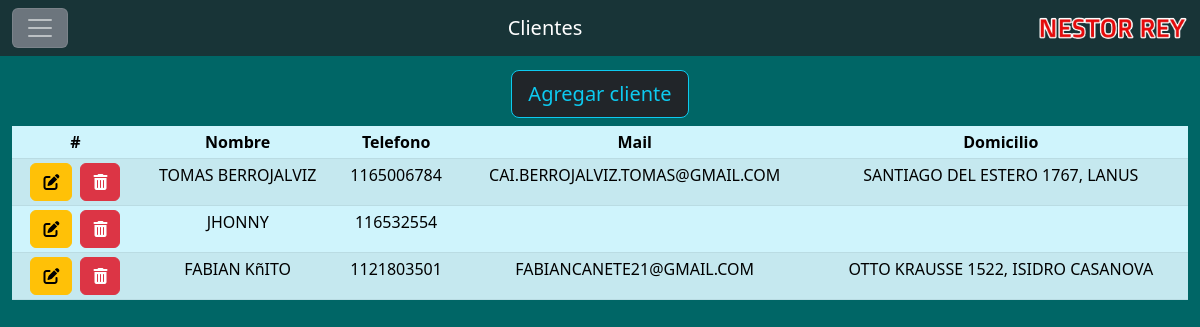
The page /index.php?pagina=clientes on the database as committed earlier.
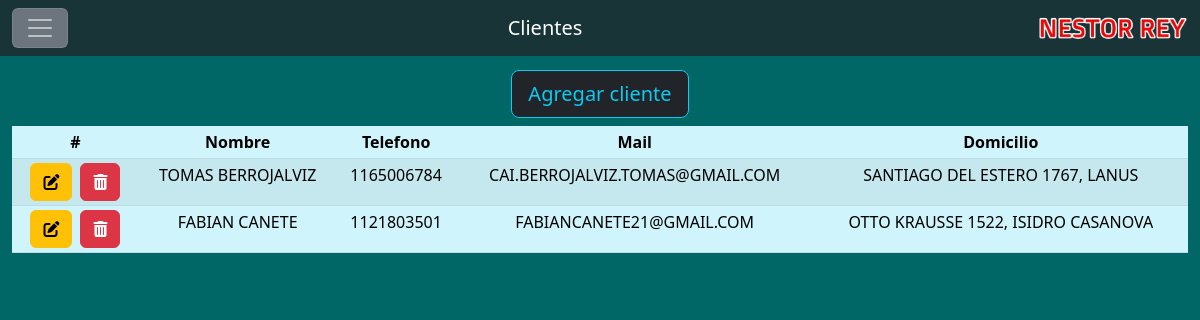
The same page on the database as committed later.
### tables this page shows
CREATE TABLE `clientes` (
  `id` int(11) NOT NULL,
  `nombre` text NOT NULL,
  `telefono` varchar(20) NOT NULL,
  `mail` text DEFAULT NULL,
  `domicilio` text DEFAULT NULL
);

### controlador/plantilla.controlador.php (called while the page is built)
<?php
class ControladorPlantilla {
    public function ctrlTraerPlantilla(){
        include "vista/plantilla.php";
    }
}
?>

### index.php (called while the page is built, shortened)
<?php
require_once "controlador/plantilla.controlador.php";
require_once "controlador/formularios.controlador.php";
require_once "modelo/formularios.modelo.php";
$plantilla = new ControladorPlantilla();
$plantilla->ctrlTraerPlantilla();
?>

### modelo/conexion.php (called while the page is built)
<?php
class Conexion{
    static public function conectar(){
        $link = new PDO("mysql:host=127.0.0.1;dbname=test",
                        "root",
                        "");
        $link->exec("set names utf8");
        return $link;
    }
}
?>

### modelo/formularios.modelo.php (called while the page is built, shortened)
<?php
require_once "conexion.php";
class ModeloFormularios {
    static public function mdlSeleccionarTabla($tabla){
        $stmt = Conexion::conectar()->prepare("SELECT * FROM $tabla");
        $stmt->execute();
        return $stmt->fetchAll();
    }
}
?>

### controlador/formularios.controlador.php (called while the page is built, shortened)
<?php
class ControladorFormularios {
    static public function ctrlSeleccionarTabla($tabla){
        $respuesta = ModeloFormularios::mdlSeleccionarTabla($tabla);
        return $respuesta;
    }
}
?>

### vista/plantilla.php (the view, shortened to what this page needs)
  <?php
    $clase_boton_lg = 'class="btn btn-dark btn-outline-info btn-lg"';
    if(isset($_GET["pagina"])):
        if($_GET["pagina"] == "menu"):
            $titulo = "Menu";
        elseif($_GET["pagina"] == "autos"):
            $titulo = "Autos";
        elseif($_GET["pagina"] == "clientes"):
            $titulo = "Clientes";
        elseif($_GET["pagina"] == "marcas_modelos"):
            $titulo = "Marcas y Modelos";
        else:
            $titulo = "Not found";
        endif;
    else:
        $titulo = "Menu";
    endif;
  ?>
<!DOCTYPE html>
<html lang="en">
<head>
    <link href="https://cdn.jsdelivr.net/npm/bootstrap@5.2.0/dist/css/bootstrap.min.css" rel="stylesheet">
</head>
<body style="background-color: #006666;">
    <header  style="margin-bottom: 70px">
        <nav class="navbar navbar-dark bg-dark bg-opacity-75 fixed-top" style="margin-bottom: 70px">
            <div class="container-fluid">
                <button class="navbar-toggler bg-secondary" type="button" data-bs-toggle="offcanvas" data-bs-target="#offcanvasNavbar" aria-controls="offcanvasNavbar">
                <span class="navbar-toggler-icon"></span>
                </button>
                <a class="navbar-brand"><?php echo $titulo; ?></a>
                <a href="./index.php"> <img src="./img/logo2.2.png" alt="Nestor Rey" width="150"> </a>
            </div>
        </nav>
    </header>
    <main>
    <?php
        if(isset($_GET["pagina"])){
            if(
                $_GET["pagina"] == "menu" ||
                $_GET["pagina"] == "autos" ||
                $_GET["pagina"] == "clientes" ||
                $_GET["pagina"] == "marcas_modelos"
            )
                include "paginas/".$_GET["pagina"].".php";
            else
                include "paginas/notfound.php";
        }
        else{
            include "paginas/menu.php";
        }
    ?>
    </main>
</body>
</html>

### vista/paginas/clientes.php (shortened to what this page needs)
<?php
$clientes = ControladorFormularios::ctrlSeleccionarTabla("clientes");
?>
<div class="container-fluid text-center">
    <button type="button" id="btnAgregarCliente" <?php echo $clase_boton_lg ?>>
    Agregar cliente
    </button>
</div>
<div class="container-fluid text-center mt-2">
    <table class="table table-info table-striped table-sm">
    <thead>
        <tr>
            <th scope="col">#</th>
            <th scope="col">Nombre</th>
            <th scope="col">Telefono</th>
            <th scope="col">Mail</th>
            <th scope="col">Domicilio</th>
        </tr>
    </thead>
    <tbody>
        <?php foreach ($clientes as $key => $cliente) : ?>
            <tr>
                <td>
                    <div class="btn-group">
                        <div class="px-1">
                            <a class="btn btn-warning editCliente" id-cliente="<?php echo $cliente["id"];?>" > <i class="fa-solid fa-pen-to-square"></i> </a>
                        </div>
                        <div class="px-1">
                            <a class="btn btn-danger deleteCliente" id-cliente="<?php echo $cliente["id"];?>" > <i class="fa-solid fa-trash-can"></i> </a>
                        </div>
                    </div>
                </td>
                <td><?php echo $cliente["nombre"]; ?></td>
                <td><?php echo $cliente["telefono"]; ?></td>
                <td><?php echo $cliente["mail"]; ?></td>
                <td><?php echo $cliente["domicilio"]; ?></td>
            </tr>
            <?php endforeach; ?>
    </tbody>
    </table>
</div>

Rows that differ between the two databases and show on the page:
removed clientes: nombre "JHONNY", telefono "116532554"
changed clientes "FABIANCANETE21@GMAIL.COM": nombre "FABIAN KñITO" → "FABIAN CANETE"
